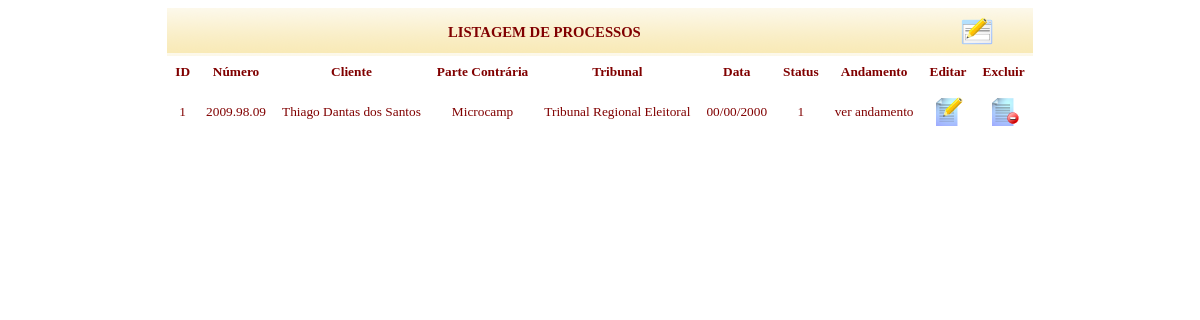
The page /view/consultarProcesso.php?pag=processo (signed in) on the database as committed earlier.
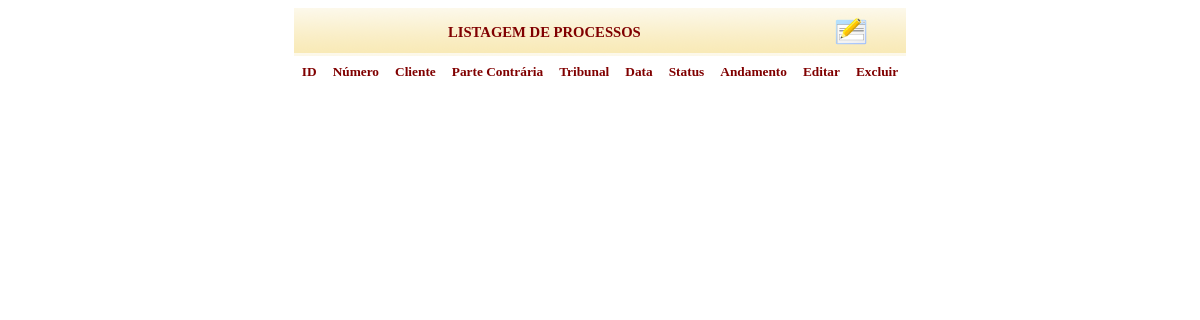
The same page on the database as committed later.
### tables this page shows
CREATE TABLE IF NOT EXISTS `processo` (
`idProcesso` int(11) NOT NULL,
  `nprocesso` varchar(10) NOT NULL,
  `idCliente` int(11) NOT NULL,
  `parte_contraria` varchar(40) NOT NULL,
  `idTribunal` int(11) NOT NULL,
  `data` date NOT NULL,
  `formaPagamento` varchar(10) NOT NULL,
  `valorFixo` decimal(10,2) NOT NULL,
  `nParcelas` int(20) NOT NULL,
  `valorAcao` decimal(10,2) DEFAULT NULL,
  `status` varchar(1) DEFAULT 'A'
);

### model/processoDAO.php (the view, shortened to what this page needs)
<?php
class processoDAO extends banco {
	public function listaProcesso() {
			$lista="SELECT *, DATE_FORMAT(
					data , '%d/%m/20%y' ) AS
					DATACERTA from".TBL_PROCESSOS."
					where status=1";
			$resultado=mysql_query($lista);
			while($linha=mysql_fetch_array($resultado)) {
				$procura="SELECT c.nome, t.descricao
						  FROM ".TBL_CLIENTES." c, ".TBL_TRIBUNAIS." t, ".TBL_PROCESSOS." p
						  WHERE c.idCliente = p.idCliente AND
						  t.idTribunal = p
						  .idTribunal AND
						  p.idProcesso=".$linha['idProcesso'];
				$resultado2=mysql_query($procura);
				$linha2=mysql_fetch_array($resultado2);
				echo "
					<tr class='texto' align='center' id=".$linha['idProcesso'].">
					<tr class='texto' align='center' border='1'>
					<td>".$linha['idProcesso']."</td>
					<td>".$linha['nprocesso']."</td>
					<td>".$linha2['nome']."</td>
					<td>".$linha['parte_contraria']."</td>
					<td>".$linha2['descricao']."</td>
					<td>".$linha['DATACERTA']."</td>
					<td>".$linha['status']."</td>
					<td><a href='../view/consultarAndamento.php?id=".$linha['idProcesso']."'>ver andamento</a></td>
					<td><a id='altera' href=altProcesso.php?idprocesso=".$linha['idProcesso']."><img src='../public/img/file_edit.png' border='no'></a></td>
					<td><a href=javascript:excluir(".$linha['idProcesso'].")><img src='../public/img/file_remove.png' border='no'></a></td>
				";
			}
				echo"</tr></table>";
			return $linha;
	}
}
?>

Rows that differ between the two databases and show on the page:
removed processo: idProcesso "1", nprocesso "2009.98.09", nome "Thiago Dantas dos Santos", parte_contraria "Microcamp", descricao "Tribunal Regional Eleitoral", DATACERTA "00/00/2000", status "1"
